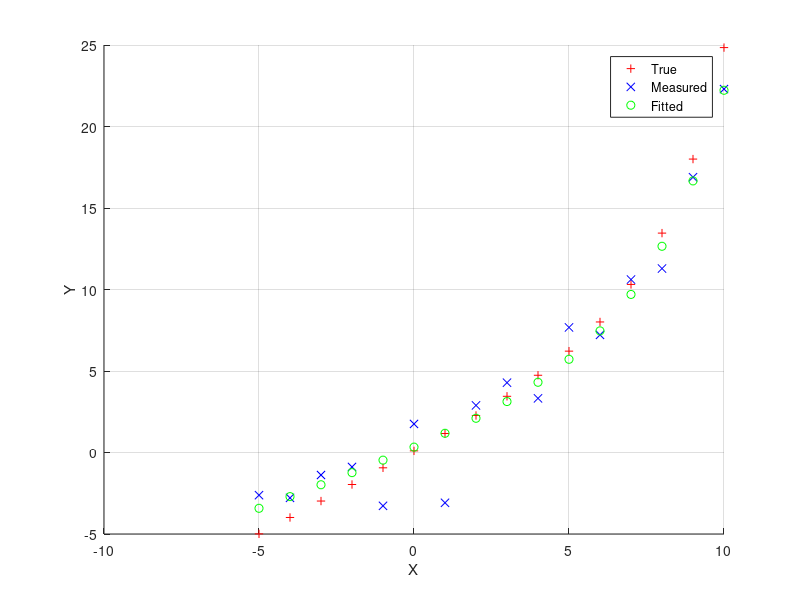
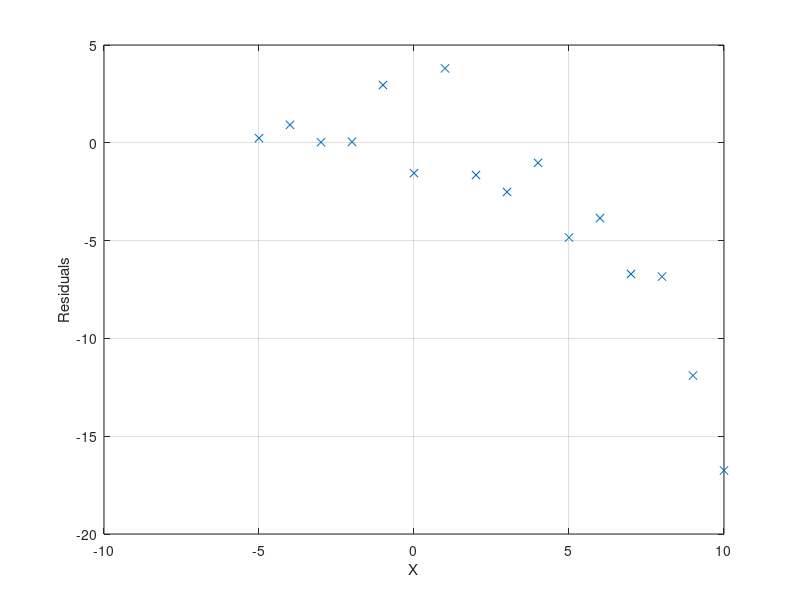

These figures' MATLAB source, in order:
function NonLinearLSQExample2LM()
%This example simulates measured data using the
%equation y = ax + b*exp(c*x), adds noise to it,
%and then uses the simple iterative method to carry out a nonlinear
%least squares fit of the coefficients a, b and c
%
%This version uses the Levenberg-Marquardt (LM) algorithm
%
%Alec Duncan,  Curtin University, 15/4/2019

NRepeat = 1;  %Number of times to repeat experiment

Exact_a = 1.0;
Exact_b = 0.1;
Exact_c = 0.5;

%Simulation parameters
SigmaNoise = 1.5;  %Noise standard deviation
XVec = -5:1:10;

%Initial guess values of parameters in same order:
% a0 = 0.9;
% b0 = 0.12;
% c0 = 0.4;

a0 = 0.5;
b0 = 0.2;
c0 = 0.1;

ConvLim = 0.001;  %Stop when the norm of the change in the parameter vector is less than this
MaxIterations = 1000;  %If it hasn't converged in this many iterations, abort

%Parameters for LM method
Lambda0 = 1; 
Nu = 1.3;

Theta_Exact = [Exact_a; Exact_b; Exact_c];

%Simulate some data
YExact = lMyFun(XVec, Theta_Exact);
NMeas = length(YExact);

for IRepeat = 1:NRepeat
    
    YMeas = YExact + randn(1, NMeas) * SigmaNoise;
    
    %Plot the simulated exact and "measured" data points
    
    if NRepeat == 1
        figure(1);
        clf;
        hold on;
        plot(XVec, YExact, 'r+');
        plot(XVec, YMeas, 'bx');
    end
    
    %Set up the weight matrix.  W doesn't depend on Theta0 so this can be done
    %before the loop
    WMat = speye(NMeas) / (SigmaNoise^2);
    
    %Do the iterative least squares fit
    Theta0 = [a0; b0; c0];
    
    NPar = length(Theta0);
    
    if IRepeat == 1
        FitParMat = zeros(NRepeat, NPar);  %Matrix to store all fitted parameters
    end
    
    Converged = false;
    Aborted = false;
    Count = 0;
    
    Lambda = Lambda0;
    ResidVec = (lMyFun(XVec, Theta0) - YMeas).';
    CurrentChiSq = ResidVec.'*WMat*ResidVec;
    
    while ~Converged && ~Aborted
        %Set up
        YfVec =  YMeas.' - lMyFun(XVec, Theta0).';
        AfMat = lMyJacobian(XVec, Theta0);
        
        BaseMat = AfMat.' * WMat * AfMat;
        
        %Do the least squares solution using Lambda/Nu as the damping factor
        %Note:diag(Matrix) extracts the diagonal of a matrix as a vector
        %diag(Vector) creates a diagonal matrix with the specified elements
        %on the main diagonal
        Mat1 = BaseMat + Lambda/Nu * diag(diag(BaseMat));
        DeltaVec1 = Mat1\(AfMat.' * WMat * YfVec);
        ThetaVec1 = Theta0 + DeltaVec1;
        ResidVec1 = (lMyFun(XVec, ThetaVec1) - YMeas).';
        ChiSq1 = ResidVec1.'*WMat*ResidVec1;

        
        %Now do the calcs using Lambda as the damping factor
        Mat2 = BaseMat + Lambda * diag(diag(BaseMat));
        DeltaVec2 = Mat2\(AfMat.' * WMat * YfVec);
        ThetaVec2 = Theta0 + DeltaVec2;
        ResidVec2 = (lMyFun(XVec, ThetaVec2) - YMeas).';
        ChiSq2 = ResidVec2.'*WMat*ResidVec2;
        
        %The Marquardt algorithm logic for changin Lambda:
        if (ChiSq1 >= CurrentChiSq) && (ChiSq2 >= CurrentChiSq)
            %No improvement so increase Lambda so we are more conservative
            %next time
            Lambda = Nu * Lambda;
            NormDelta = 0;
        else
            if ChiSq1 < ChiSq2
                %Best result with Lambda/Nu so use this for next iteration
                Lambda = Lambda/Nu;
                CurrentChiSq = ChiSq1;
                DeltaVec = DeltaVec1;
                Theta0 = ThetaVec1;
            else
                %Best result with Lambda so don't change it
                CurrentChiSq = ChiSq2;
                DeltaVec = DeltaVec2;
                Theta0 = ThetaVec2;
            end
            %Check for convergence
            NormDelta = norm(DeltaVec);
            if  NormDelta < ConvLim
                Converged = true;
            end
        end
                
        %Count the iterations
        Count = Count + 1;
            
        %Optional extras:
        UnitVar = CurrentChiSq / (NMeas - length(Theta0));
        disp(['Iteration: ' num2str(Count) ', norm(Delta): ' num2str(NormDelta) ...
            ', Unit variance: ' num2str(UnitVar) ', Lambda: ' num2str(Lambda)]);
        
        %Check for divergence
        if Count > MaxIterations  %Need to make sure it does actually converge!
            Aborted = true;
        end
    end
    
    if Aborted
        disp(['Failed to converge in ' num2str(Count) ' iterations']);
    else
        disp(['Number of iterations: ' num2str(Count)]);
        disp('Fitted parameters:');
        disp(Theta0);
        FitParMat(IRepeat, :) = Theta0.';
        
        ParamCovMat = inv(AfMat.' * WMat * AfMat);
        disp('Estimated paramater covariance matrix: ')
        lDisplayCovMat(ParamCovMat);


        
        
        YFitted = lMyFun(XVec, Theta0);
        if NRepeat == 1
            plot(XVec, YFitted, 'go');
            legend('True', 'Measured', 'Fitted');
            xlabel('X')
            ylabel('Y');
            grid on;
            
            figure(2);
            clf;
            plot(XVec, ResidVec, 'x');
            grid on;
            xlabel('X')
            ylabel('Residuals')
        end
    end
    if NRepeat > 1
        CalcCovMat = cov(FitParMat);
        disp('Covariance matrix from repeated runs:')
        lDisplayCovMat(CalcCovMat);
    end
end

%%%%%%%%%%%%%%%%%%%%%%%%%%%%%%%%%%%%%%%%%%%%%%%%%%%%%%%%%%%%%%%%%%
function YVals = lMyFun(XVals, ThetaVec)
%This eveluates the function we are trying to fit
%Change the function to  fit something different
YVals = ThetaVec(1)*XVals + ThetaVec(2) * exp(ThetaVec(3) * XVals);

%%%%%%%%%%%%%%%%%%%%%%%%%%%%%%%%%%%%%%%%%%%%%%%%%%%%%%%%%%%%%%%
function AfMat = lMyJacobian(XVals, ThetaVec)
%Function to evaluate the Jacobian matrix
%Preferably using analytic derivatives
%This also needs changing if you change the function to be fitted.

NPt = length(XVals);
Col1 = XVals.';
Col2 = exp(ThetaVec(3)*XVals.');
Col3 = XVals.' * ThetaVec(2) .* exp(ThetaVec(3)*XVals.');
AfMat = [Col1 Col2 Col3];

%%%%%%%%%%%%%%%%%%%%%%%%%%%%%%%%%%%%%%%%%%%%%%%%%%%%%%%%%%%%%%%%%%
function lDisplayCovMat(CovMat)
%Displays covariance matrix info in a few different ways

disp(CovMat)

ParamSDev = sqrt(diag(CovMat));
disp('Parameter standard deviations:')
disp(ParamSDev)

%Calculate the parameter correlation matrix - this has elements
%Gamma(i,j) = Sigma(i,j)/sqrt(Var(i) * Var(j))
%Could do it in a loop but its easier to use meshgrid
[SDev_i, SDev_j] = meshgrid(ParamSDev, ParamSDev);
ParamCorrelMat = CovMat ./ (SDev_i .* SDev_j);
disp('Parameter correlation matrix:')
disp(ParamCorrelMat)
